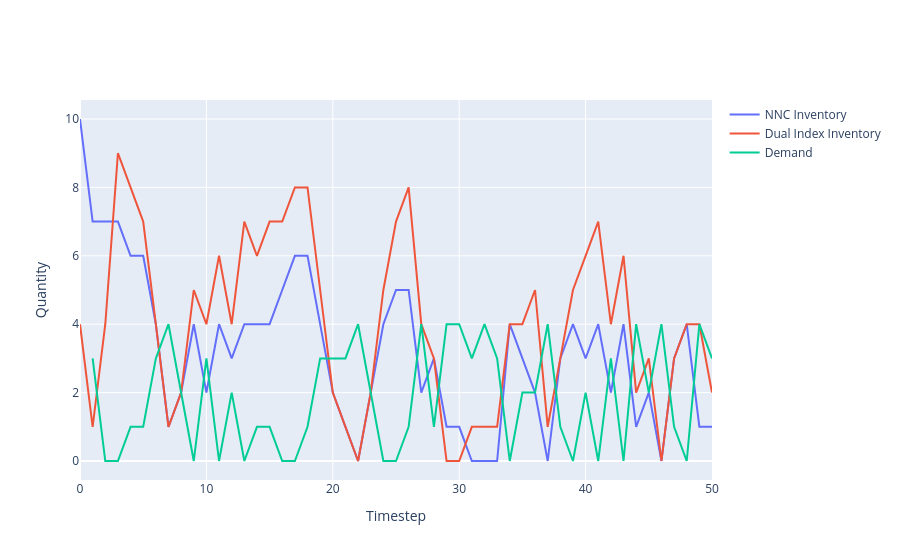

Here is the notebook cell this chart was saved with:
### Code cell
a = go.Scatter(y=all_nn_inv, name='NNC Inventory')
b = go.Scatter(y=list(all_inv), name='Dual Index Inventory')
c = go.Scatter(y=[x.detach().item() for x in fixed_demands], name='Demand',
               x=torch.arange(1, 51).tolist() )
fig = go.Figure([a,b, c])
fig.layout.xaxis.title = 'Timestep'
fig.layout.yaxis.title = 'Quantity'
fig

### Figure 1 — Plotly figure (JSON) as saved in the notebook; plotly's stock layout.template omitted (floating-point values rounded to 4 significant figures)
{"data": [{"name": "NNC Inventory", "type": "scatter", "y": [10, 7, 7, 7, 6, 6, 4, 1, 2, 4, 2, 4, 3, 4, 4, 4, 5, 6, 6, 4, 2, 1, 0, 2, 4, 5, 5, 2, 3, 1, 1, 0, 0, 0, 4, 3, 2, 0, 3, 4, 3, 4, 2, 4, 1, 2, 0, 3, 4, 1, 1]}, {"name": "Dual Index Inventory", "type": "scatter", "y": [4, 1, 4, 9, 8, 7, 4, 1, 2, 5, 4, 6, 4, 7, 6, 7, 7, 8, 8, 5, 2, 1, 0, 2, 5, 7, 8, 4, 3, 0, 0, 1, 1, 1, 4, 4, 5, 1, 3, 5, 6, 7, 4, 6, 2, 3, 0, 3, 4, 4, 2]}, {"name": "Demand", "type": "scatter", "x": [1, 2, 3, 4, 5, 6, 7, 8, 9, 10, 11, 12, 13, 14, 15, 16, 17, 18, 19, 20, 21, 22, 23, 24, 25, 26, 27, 28, 29, 30, 31, 32, 33, 34, 35, 36, 37, 38, 39, 40, 41, 42, 43, 44, 45, 46, 47, 48, 49, 50], "y": [3, 0, 0, 1, 1, 3, 4, 2, 0, 3, 0, 2, 0, 1, 1, 0, 0, 1, 3, 3, 3, 4, 2, 0, 0, 1, 4, 1, 4, 4, 3, 4, 3, 0, 2, 2, 4, 1, 0, 2, 0, 3, 0, 4, 2, 4, 1, 0, 4, 3]}], "layout": {"xaxis": {"title": {"text": "Timestep"}}, "yaxis": {"title": {"text": "Quantity"}}}}
